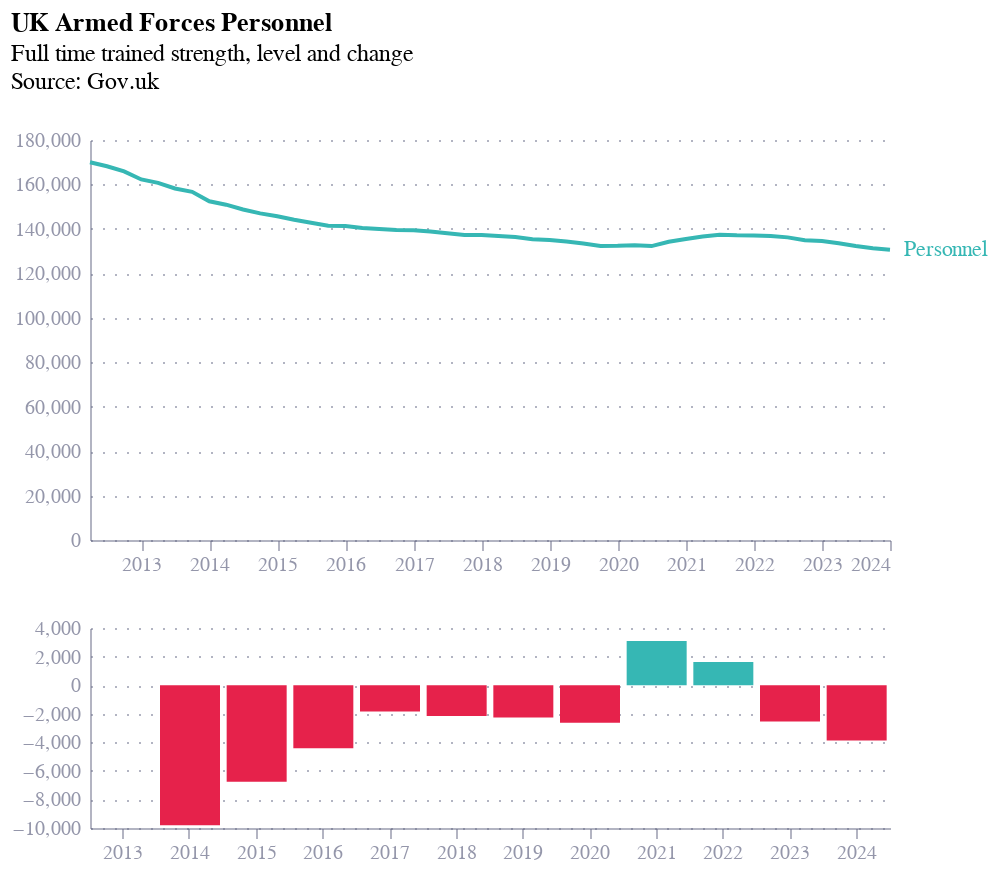

The notebook cell this image was saved under:
### Code cell
chart

### Figure 1 — Vega-Lite specification as saved in the notebook (floating-point values rounded to 4 significant figures)
{"config": {"font": "Circular Std", "mark": {"line": {"interpolate": "monotone"}}, "view": {"stroke": "transparent", "width": 400, "height": 300}, "range": {"category": ["#36B7B4", "#E6224B", "#F4C245", "#0063AF", "#00A767", "#179FDB", "#EB5C2E"], "diverging": ["#E6224B", "#E54753", "#C9C9C9", "#179FDB", "#122B39"], "heatmap": ["#C9C9C9", "#179FDB", "#0063AF", "#122B39"], "ordinal": ["#00A767", "#36B7B4", "#179FDB", "#0063AF", "#243B5A"]}, "axisX": {"domainColor": "#676A86", "domainOpacity": 0.5, "grid": false, "labelAngle": 0, "labelColor": "#676A86", "labelOpacity": 0.7, "orient": "bottom", "tickColor": "#676A86", "tickCount": 10, "tickOpacity": 0.5, "title": false, "titleAlign": "center", "titleAnchor": "middle", "titleColor": "#676A86", "titleFontSize": 12, "titleOpacity": 0.8, "titleY": -15}, "axisY": {"domainColor": "#676A86", "domainOpacity": 0.5, "gridColor": "#676A86", "gridDash": [1, 5], "gridOpacity": 0.5, "labelColor": "#676A86", "labelOpacity": 0.7, "labelPadding": 5, "tickColor": "#676A86", "tickCount": 8, "tickOpacity": 0.5, "ticks": false, "titleAlign": "left", "titleAngle": 0, "titleBaseline": "bottom", "titleColor": "#676A86", "titleFontSize": 12, "titleOpacity": 0.8, "titleX": 0, "titleY": -7}}, "vconcat": [{"layer": [{"mark": {"type": "line", "color": "#36B7B4"}, "encoding": {"x": {"field": "date", "type": "temporal"}, "y": {"field": "value", "title": null, "type": "quantitative"}}}, {"mark": {"type": "text", "align": "left", "baseline": "middle", "color": "#36B7B4", "dx": 7}, "encoding": {"text": {"field": "label", "type": "nominal"}, "x": {"field": "date", "type": "temporal"}, "y": {"field": "value", "title": null, "type": "quantitative"}}}], "data": {"name": "data-88360e1aeba32a8db85db96aa063705e"}, "height": 200, "width": 400}, {"data": {"name": "data-117bbd37d6808e28aa3319de62fc7910"}, "mark": {"type": "bar", "size": 30, "xOffset": 0}, "encoding": {"color": {"condition": {"test": "(datum.change > 0)", "value": "#36b7b4"}, "value": "#e6224b"}, "x": {"field": "year", "title": null, "type": "nominal"}, "y": {"field": "change", "title": null, "type": "quantitative"}}, "height": 100, "width": 400}], "resolve": {"scale": {"y": "independent"}}, "title": {"text": "UK Armed Forces Personnel", "anchor": "start", "subtitle": ["Full time trained strength, level and change", "Source: Gov.uk", ""]}, "$schema": "https://vega.github.io/schema/vega-lite/v5.8.0.json", "datasets": {"data-88360e1aeba32a8db85db96aa063705e": [{"date": "2012-04-01T00:00:00", "value": 170012, "label": ""}, {"date": "2012-07-01T00:00:00", "value": 168182, "label": ""}, {"date": "2012-10-01T00:00:00", "value": 165894, "label": ""}, {"date": "2013-01-01T00:00:00", "value": 162250, "label": ""}, {"date": "2013-04-01T00:00:00", "value": 160712, "label": ""}, {"date": "2013-07-01T00:00:00", "value": 158185, "label": ""}, {"date": "2013-10-01T00:00:00", "value": 156694, "label": ""}, {"date": "2014-01-01T00:00:00", "value": 152438, "label": ""}, {"date": "2014-04-01T00:00:00", "value": 150891, "label": ""}, {"date": "2014-07-01T00:00:00", "value": 148709, "label": ""}, {"date": "2014-10-01T00:00:00", "value": 146979, "label": ""}, {"date": "2015-01-01T00:00:00", "value": 145676, "label": ""}, {"date": "2015-04-01T00:00:00", "value": 144102, "label": ""}, {"date": "2015-07-01T00:00:00", "value": 142728, "label": ""}, {"date": "2015-10-01T00:00:00", "value": 141394, "label": ""}, {"date": "2016-01-01T00:00:00", "value": 141266, "label": ""}, {"date": "2016-04-01T00:00:00", "value": 140432, "label": ""}, {"date": "2016-07-01T00:00:00", "value": 139912, "label": ""}, {"date": "2016-10-01T00:00:00", "value": 139475, "label": ""}, {"date": "2017-01-01T00:00:00", "value": 139415, "label": ""}, {"date": "2017-04-01T00:00:00", "value": 138844, "label": ""}, {"date": "2017-07-01T00:00:00", "value": 138048, "label": ""}, {"date": "2017-10-01T00:00:00", "value": 137280, "label": ""}, {"date": "2018-01-01T00:00:00", "value": 137263, "label": ""}, {"date": "2018-04-01T00:00:00", "value": 136769, "label": ""}, {"date": "2018-07-01T00:00:00", "value": 136307, "label": ""}, {"date": "2018-10-01T00:00:00", "value": 135364, "label": ""}, {"date": "2019-01-01T00:00:00", "value": 134990, "label": ""}, {"date": "2019-04-01T00:00:00", "value": 134304, "label": ""}, {"date": "2019-07-01T00:00:00", "value": 133456, "label": ""}, {"date": "2019-10-01T00:00:00", "value": 132343, "label": ""}, {"date": "2020-01-01T00:00:00", "value": 132361, "label": ""}, {"date": "2020-04-01T00:00:00", "value": 132634, "label": ""}, {"date": "2020-07-01T00:00:00", "value": 132252, "label": ""}, {"date": "2020-10-01T00:00:00", "value": 134195, "label": ""}, {"date": "2021-01-01T00:00:00", "value": 135444, "label": ""}, {"date": "2021-04-01T00:00:00", "value": 136599, "label": ""}, {"date": "2021-07-01T00:00:00", "value": 137394, "label": ""}, {"date": "2021-10-01T00:00:00", "value": 137127, "label": ""}, {"date": "2022-01-01T00:00:00", "value": 137069, "label": ""}, {"date": "2022-04-01T00:00:00", "value": 136825, "label": ""}, {"date": "2022-07-01T00:00:00", "value": 136179, "label": ""}, {"date": "2022-10-01T00:00:00", "value": 134935, "label": ""}, {"date": "2023-01-01T00:00:00", "value": 134530, "label": ""}, {"date": "2023-04-01T00:00:00", "value": 133567, "label": ""}, {"date": "2023-07-01T00:00:00", "value": 132346, "label": ""}, {"date": "2023-10-01T00:00:00", "value": 131306, "label": ""}, {"date": "2024-01-01T00:00:00", "value": 130658, "label": "Personnel"}], "data-117bbd37d6808e28aa3319de62fc7910": [{"date": "2013-01-01T00:00:00", "change": 0.0, "label": "", "year": "2013", "value": null}, {"date": "2013-01-01T00:00:00", "change": null, "label": "", "year": "2013", "value": 162200.0}, {"date": "2014-01-01T00:00:00", "change": -9812.0, "label": "", "year": "2014", "value": 152400.0}, {"date": "2015-01-01T00:00:00", "change": -6762.0, "label": "", "year": "2015", "value": 145700.0}, {"date": "2016-01-01T00:00:00", "change": -4410.0, "label": "", "year": "2016", "value": 141300.0}, {"date": "2017-01-01T00:00:00", "change": -1851.0, "label": "", "year": "2017", "value": 139400.0}, {"date": "2018-01-01T00:00:00", "change": -2152.0, "label": "", "year": "2018", "value": 137300.0}, {"date": "2019-01-01T00:00:00", "change": -2273.0, "label": "", "year": "2019", "value": 135000.0}, {"date": "2020-01-01T00:00:00", "change": -2629.0, "label": "", "year": "2020", "value": 132400.0}, {"date": "2021-01-01T00:00:00", "change": 3083.0, "label": "", "year": "2021", "value": 135400.0}, {"date": "2022-01-01T00:00:00", "change": 1625.0, "label": "", "year": "2022", "value": 137100.0}, {"date": "2023-01-01T00:00:00", "change": -2539.0, "label": "", "year": "2023", "value": 134500.0}, {"date": "2024-01-01T00:00:00", "change": -3872.0, "label": "Personnel", "year": "2024", "value": 130700.0}]}}
